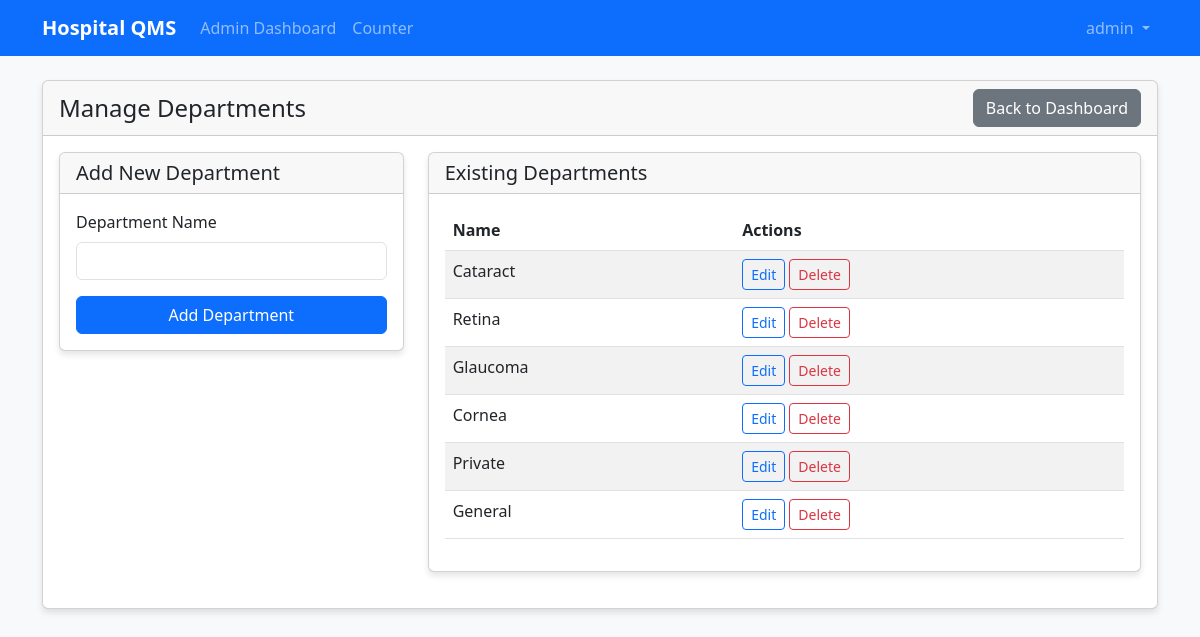
Screenshot of /manage/departments/ (signed in) with the database file from the repository.
### qms/models.py (models this page shows, shortened)
class Department(models.Model):
    name = models.CharField(max_length=100, unique=True)

### qms/views.py (the view)
# urls.py: path('manage/departments/', views.manage_departments, name='manage_departments'),
@login_required
def manage_departments(request):
    if not request.user.is_superuser and not request.user.groups.filter(name='Admin').exists():
        return redirect('login')
    if request.method == 'POST':
        form = DepartmentForm(request.POST)
        if form.is_valid():
            form.save()
            return redirect('manage_departments')
    return render(request, 'qms/manage_departments.html', {
        'departments': Department.objects.all(),
        'form': DepartmentForm(),
    })

### qms/forms.py
class DepartmentForm(forms.ModelForm):
    class Meta:
        model = Department
        fields = ['name']

### qms/templates/qms/manage_departments.html (shortened to what this page needs)
{% extends 'qms/base.html' %}
{% block content %}
<div class="card">
    <div class="card-header d-flex justify-content-between align-items-center">
        <h4 class="mb-0">Manage Departments</h4>
        <a href="{% url 'admin_dashboard' %}" class="btn btn-secondary">Back to Dashboard</a>
    </div>
    <div class="card-body">
        <div class="row">
            <div class="col-md-4">
                <div class="card">
                    <div class="card-header">
                        <h5 class="mb-0">Add New Department</h5>
                    </div>
                    <div class="card-body">
                        <form method="post">
                            <div class="mb-3">
                                <label for="name" class="form-label">Department Name</label>
                                <input type="text" class="form-control" id="name" name="name" required>
                            </div>
                            <button type="submit" class="btn btn-primary w-100">Add Department</button>
                        </form>
                    </div>
                </div>
            </div>
            <div class="col-md-8">
                <div class="card">
                    <div class="card-header">
                        <h5 class="mb-0">Existing Departments</h5>
                    </div>
                    <div class="card-body">
                        <div class="table-responsive">
                            <table class="table table-striped">
                                <thead>
                                    <tr>
                                        <th>Name</th>
                                        <th>Actions</th>
                                    </tr>
                                </thead>
                                <tbody>
                                    {% for department in departments %}
                                    <tr>
                                        <td>{{ department.name }}</td>
                                        <td>
                                            <a href="{% url 'edit_department' department.id %}" class="btn btn-sm btn-outline-primary">Edit</a>
                                            <a href="{% url 'delete_department' department.id %}" class="btn btn-sm btn-outline-danger"
                                               onclick="return confirm('Are you sure you want to delete this department?')">Delete</a>
                                        </td>
                                    </tr>
                                    {% empty %}
                                    <tr>
                                        <td colspan="2" class="text-center">No departments found</td>
                                    </tr>
                                    {% endfor %}
                                </tbody>
                            </table>
                        </div>
                    </div>
                </div>
            </div>
        </div>
    </div>
</div>
{% endblock %}

### qms/templates/qms/base.html (shortened to what this page needs)
<!DOCTYPE html>
<html lang="en">
<head>
    <link href="https://cdn.jsdelivr.net/npm/bootstrap@5.3.0/dist/css/bootstrap.min.css" rel="stylesheet">
</head>
<body>
    <nav class="navbar navbar-expand-lg navbar-dark bg-primary">
        <div class="container">
            <a class="navbar-brand" href="#">Hospital QMS</a>
            <div class="collapse navbar-collapse" id="navbarNav">
                <ul class="navbar-nav me-auto">
                    {% if user.is_authenticated %}
                        {% if user.is_superuser or 'Admin' in user.groups.all.name %}
                            <li class="nav-item">
                                <a class="nav-link" href="{% url 'admin_dashboard' %}">Admin Dashboard</a>
                            </li>
                        {% endif %}
                        {% if user.is_superuser or 'Counter' in user.groups.all.name %}
                            <li class="nav-item">
                                <a class="nav-link" href="{% url 'counter_dashboard' %}">Counter</a>
                            </li>
                        {% endif %}
                    {% endif %}
                </ul>
                <ul class="navbar-nav">
                    {% if user.is_authenticated %}
                        <li class="nav-item dropdown">
                            <a class="nav-link dropdown-toggle" href="#" id="navbarDropdown" role="button" data-bs-toggle="dropdown">
                                {{ user.username }}
                            </a>
                        </li>
                    {% else %}
                        <li class="nav-item">
                            <a class="nav-link" href="{% url 'login' %}">Login</a>
                        </li>
                    {% endif %}
                </ul>
            </div>
        </div>
    </nav>
    <div class="container mt-4">
        {% block content %}{% endblock %}
    </div>
</body>
</html>

### qms/templates/qms/base.html (style rules this page uses)
body { background-color: #f8f9fa; }
.navbar-brand { font-weight: bold; }
.card { box-shadow: 0 4px 6px rgba(0, 0, 0, 0.1); margin-bottom: 20px; }
.card-header { font-weight: bold; }

### rows the page displays
Department: name "Cataract"
Department: name "Retina"
Department: name "Glaucoma"
Department: name "Cornea"
Department: name "Private"
Department: name "General"

### other values shown
{{ user.username }} "admin"
